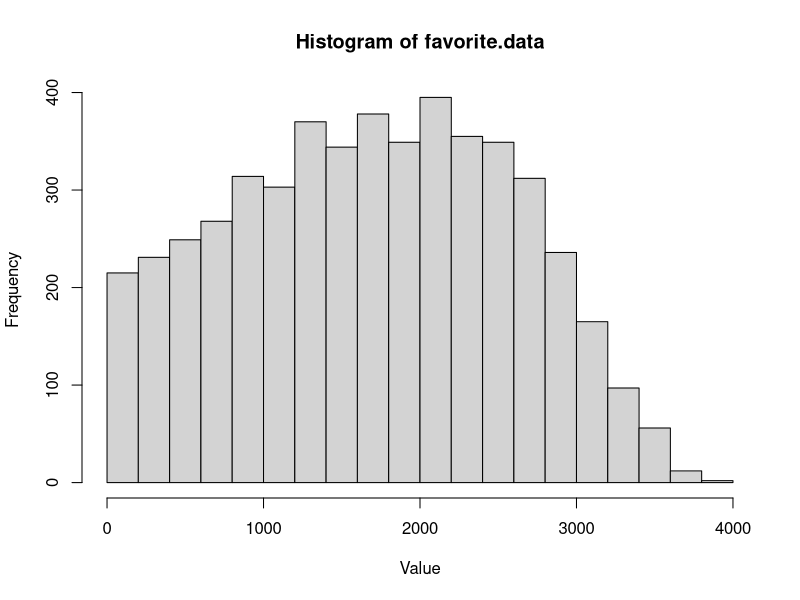
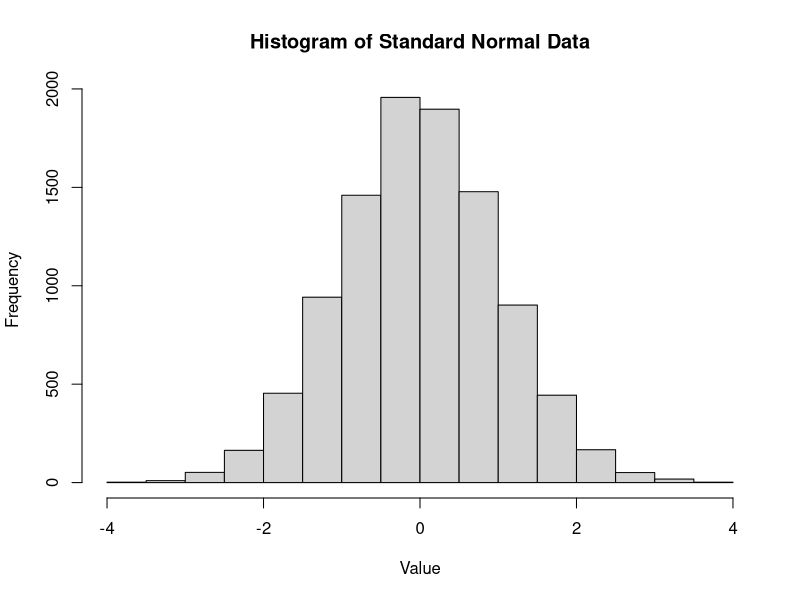

Recreate these plots in R, in order.
## Problem 1.
# Read in the data
data <- read.table('./data/favorite.data', colClasses = c('numeric'))[, 1]

# Print the required summary statistics
# a)
print(paste0("The mean is ", mean(data)))
# b)
print(paste0("The median is ", median(data)))
# c)
print(paste0("The standard deviation is ", sd(data)))
# d)
print(paste0("The max is", max(data)))
# e)
print(paste("The min is", min(data)))

# Generate a PDF histogram
# f)
pdf("problem1_histogram.pdf", height=8.5, width=14)
hist(data, main='Histogram of favorite.data', xlab='Value')
dev.off()

## Problem 2.
set.seed(73) # set a seed for reproducibility
# Generate 10,000 standard normal data points
normal_data <- rnorm(n=10000, mean=0, sd=1)

# Generate the histogram of values
# a)
pdf("problem2_histogram.pdf", height=8.5, width=14)
hist(normal_data, main='Histogram of Standard Normal Data', xlab='Value')
dev.off()

# b)
# Print out the mean, median and standard deviation here
# We use a vectorized functional approach
print(sapply(list("mean", "median", "sd"), function(f){
  paste(f, round(do.call(f, list(normal_data)), 5), sep=": ")
}))

## Problem 3.
a <- seq(5, 160, 5)
b <- seq(87, 56, -1)
d <- a * b 
# a)
# We find the 15th, 16th and 17th element of d
print(sapply(list(15, 16, 17), function(i){
  paste0("The ", i, "th element of d is ", d[i])
}))

# b) 
# We find the elements of d that are greater than 2000
print("The following elements are the indices of d corresponding to elements greater than 2000")
seq(1, length(d))[d > 2000]

# c) 
# We find the number of elements that are greater than 6000
print(paste(sum(d > 6000), "elements of d are greater than 6000"))

## Problem 4
# a)
add_perfect_squares <- function(x){
  perfect_squares <- 0
  # Loop through all elements between 1 and x
  for (z in seq(1, x)){
    # If x is a perfect square
    if (sqrt(z) %% 1 == 0){
      # add it to the vector
      perfect_squares <- perfect_squares + z
    }
  }
  return(sum(perfect_squares))
}

# a)
print("The sum of all perfect squares between 1 and: ")
print(paste(100, add_perfect_squares(100), sep=": "))
# b)
print(paste(100000, add_perfect_squares(100000), sep=": "))







